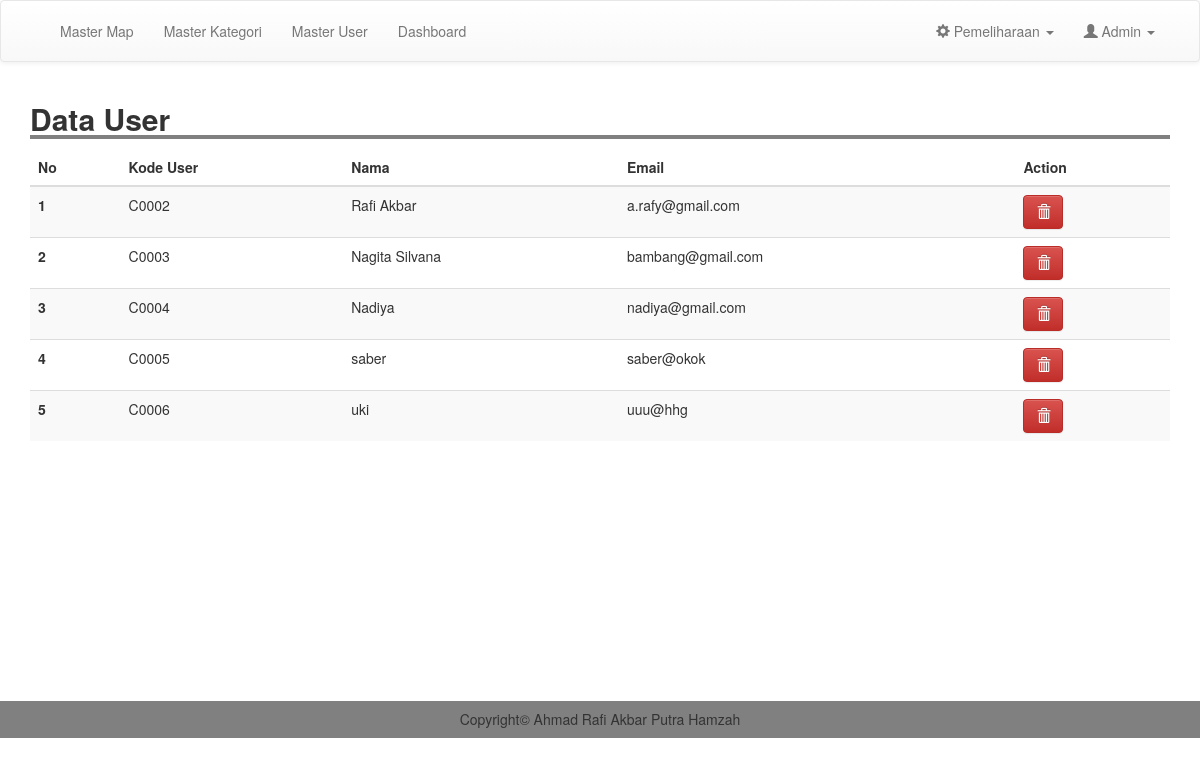
The app's page /admin/m_customer.php (signed in) with its own data.
### tables this page shows
CREATE TABLE `customer` (
  `kode_customer` varchar(100) NOT NULL,
  `nama` varchar(100) NOT NULL,
  `email` varchar(100) NOT NULL,
  `username` varchar(100) NOT NULL,
  `password` varchar(100) NOT NULL,
  `telp` varchar(200) NOT NULL,
  PRIMARY KEY (`kode_customer`)
);

### admin/m_customer.php (the view, shortened to what this page needs)
<?php
include 'header.php';
?>
<div class="container">
	<h2 style=" width: 100%; border-bottom: 4px solid gray"><b>Data User</b></h2>
	<table class="table table-striped">
		<thead>
			<tr>
				<th scope="col">No</th>
				<th scope="col">Kode User</th>
				<th scope="col">Nama</th>
				<th scope="col">Email</th>
				<th scope="col">Action</th>
			</tr>
		</thead>
		<tbody>
			<?php
			$result = mysqli_query($conn, "SELECT * FROM customer order by kode_customer asc");
			$no =1;
			while ($row = mysqli_fetch_assoc($result)) {
				?>
				<tr>
					<th scope="row"><?php echo $no; ?></th>
					<td><?= $row['kode_customer'];  ?></td>
					<td><?= $row['nama'];  ?></td>
					<td><?= $row['email'];  ?></td>
					<td><a href="m_customer.php?kode=<?php echo $row['kode_customer'];?>&page=del" class="btn btn-danger" onclick="return confirm('Yakin Ingin Menghapus Data ?')"><i class="glyphicon glyphicon-trash"></i> </a></td>
				</tr>
				<?php
				$no++;
			}
			?>
		</tbody>
	</table>
</div>
<br>
<br>
<br>
<br>
<br>
<br>
<br>
<br>
<br>
<br>
<br>
<br>
<?php
include 'footer.php';
?>

### css/style.css (style rules this page uses)
body { margin:0; padding: 0; }

### records on screen
customer: kode_customer "C0002", nama "Rafi Akbar", email "a.rafy@gmail.com"
customer: kode_customer "C0003", nama "Nagita Silvana", email "bambang@gmail.com"
customer: kode_customer "C0004", nama "Nadiya", email "nadiya@gmail.com"
customer: kode_customer "C0005", nama "saber", email "saber@okok"
customer: kode_customer "C0006", nama "uki", email "uuu@hhg"
